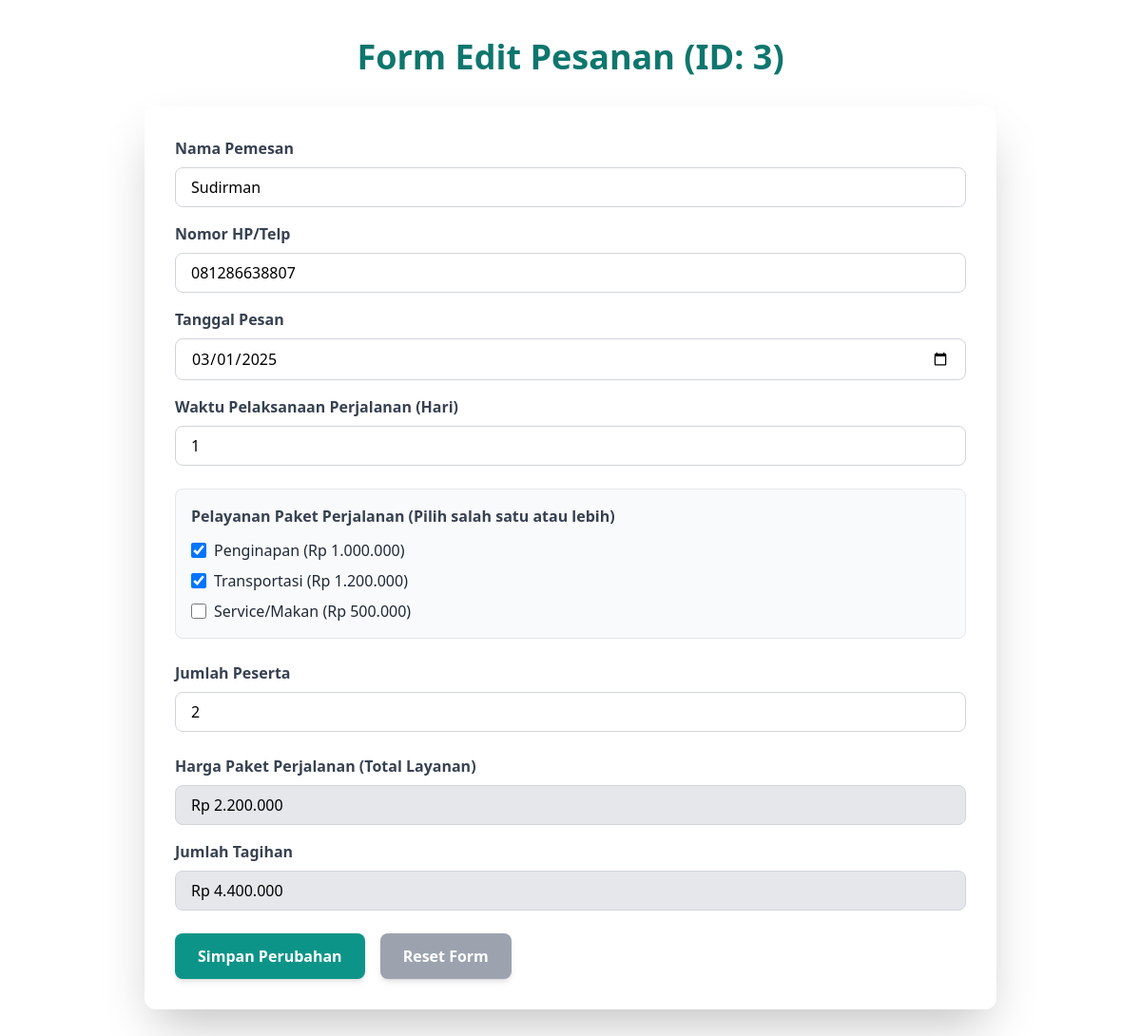
/tugas_capstone/edit_pesanan.php?id=3, run on the app's committed database.
### tables this page shows
CREATE TABLE pesanan (
     
    id_pesanan INT(11) NOT NULL AUTO_INCREMENT PRIMARY KEY,
    
     
    nama_pemesan VARCHAR(100) NOT NULL,
    nomor_hp VARCHAR(15) NOT NULL,
    
     
    tanggal_pesan DATE NOT NULL,
    waktu_hari INT(3) NOT NULL COMMENT 'Waktu Pelaksanaan Perjalanan (Hari)',
    
     
    penginapan CHAR(1) NOT NULL DEFAULT 'N' COMMENT 'Y=Pilih, N=Tidak Pilih',
    transportasi CHAR(1) NOT NULL DEFAULT 'N' COMMENT 'Y=Pilih, N=Tidak Pilih',
    service_makan CHAR(1) NOT NULL DEFAULT 'N' COMMENT 'Y=Pilih, N=Tidak Pilih (Service/Makan)',
    
    jumlah_peserta INT(5) NOT NULL,
    
     
    harga_paket BIGINT(20) NOT NULL COMMENT 'Total Biaya Layanan yang Dipilih',
    jumlah_tagihan BIGINT(20) NOT NULL COMMENT 'Total Tagihan (Hari x Peserta x Harga Paket)',
    
     
    tanggal_input TIMESTAMP DEFAULT CURRENT_TIMESTAMP
);

### tugas_capstone/edit_pesanan.php (the view, shortened to what this page needs)
<?php
include 'koneksi.php';
$id_pesanan = $_GET['id'];
$query_data = "SELECT * FROM pesanan WHERE id_pesanan = '$id_pesanan'";
$result_data = mysqli_query($koneksi, $query_data);
$data_lama = mysqli_fetch_assoc($result_data);
?>
<!DOCTYPE html>
<html lang="id">
<head>
    <script src="https://cdn.tailwindcss.com"></script>
</head>
<body>
    <section id="pemesanan-form" class="container mx-auto py-10 px-4">
        <h1 class="text-3xl sm:text-4xl font-bold text-teal-700 mb-8 text-center">Form Edit Pesanan (ID: <?= $id_pesanan ?>)</h1>
        <div class="max-w-4xl mx-auto bg-white p-6 sm:p-8 rounded-xl shadow-2xl">
            <form id="formPemesanan" method="POST" action="proses_edit.php" onsubmit="return validateForm()">
                <div class="mb-4">
                    <label for="nama" class="block text-gray-700 font-semibold mb-2">Nama Pemesan</label>
                    <input type="text" id="nama" name="nama_pemesan" class="w-full px-4 py-2 border border-gray-300 rounded-lg focus:ring-teal-500 focus:border-teal-500" required value="<?= htmlspecialchars($data_lama['nama_pemesan']) ?>">
                </div>
                <div class="mb-4">
                    <label for="hp" class="block text-gray-700 font-semibold mb-2">Nomor HP/Telp</label>
                    <input type="tel" id="hp" name="nomor_hp" class="w-full px-4 py-2 border border-gray-300 rounded-lg focus:ring-teal-500 focus:border-teal-500" required value="<?= htmlspecialchars($data_lama['nomor_hp']) ?>">
                </div>
                <div class="mb-4">
                    <label for="tgl_pesan" class="block text-gray-700 font-semibold mb-2">Tanggal Pesan</label>
                    <input type="date" id="tgl_pesan" name="tanggal_pesan" class="w-full px-4 py-2 border border-gray-300 rounded-lg focus:ring-teal-500 focus:border-teal-500" required value="<?= htmlspecialchars($data_lama['tanggal_pesan']) ?>">
                </div>
                <div class="mb-6">
                    <label for="waktu_perjalanan" class="block text-gray-700 font-semibold mb-2">Waktu Pelaksanaan Perjalanan (Hari)</label>
                    <input type="number" id="waktu_perjalanan" name="waktu_hari" min="1" class="w-full px-4 py-2 border border-gray-300 rounded-lg focus:ring-teal-500 focus:border-teal-500" required value="<?= htmlspecialchars($data_lama['waktu_hari']) ?>">
                </div>
                <div class="mb-6 border p-4 rounded-lg bg-gray-50">
                    <p class="block text-gray-700 font-semibold mb-3">Pelayanan Paket Perjalanan (Pilih salah satu atau lebih)</p>
                    <div class="space-y-2">
                        <label class="flex items-center text-gray-800">
                            <input type="checkbox" id="penginapan" name="layanan[]" value="Penginapan" class="w-4 h-4 text-teal-600 border-gray-300 rounded focus:ring-teal-500" data-harga="1000000" <?= ($data_lama['penginapan'] == 'Y') ? 'checked' : '' ?>>
                            <span class="ml-2">Penginapan (Rp 1.000.000)</span>
                        </label>
                        <label class="flex items-center text-gray-800">
                            <input type="checkbox" id="transportasi" name="layanan[]" value="Transportasi" class="w-4 h-4 text-teal-600 border-gray-300 rounded focus:ring-teal-500" data-harga="1200000" <?= ($data_lama['transportasi'] == 'Y') ? 'checked' : '' ?>>
                            <span class="ml-2">Transportasi (Rp 1.200.000)</span>
                        </label>
                        <label class="flex items-center text-gray-800">
                            <input type="checkbox" id="makan" name="layanan[]" value="Service/Makan" class="w-4 h-4 text-teal-600 border-gray-300 rounded focus:ring-teal-500" data-harga="500000" <?= ($data_lama['service_makan'] == 'Y') ? 'checked' : '' ?>>
                            <span class="ml-2">Service/Makan (Rp 500.000)</span>
                        </label>
                    </div>
                </div>
                <div class="mb-6">
                    <label for="jumlah_peserta" class="block text-gray-700 font-semibold mb-2">Jumlah Peserta</label>
                    <input type="number" id="jumlah_peserta" name="jumlah_peserta" min="1" class="w-full px-4 py-2 border border-gray-300 rounded-lg focus:ring-teal-500 focus:border-teal-500" required value="<?= htmlspecialchars($data_lama['jumlah_peserta']) ?>">
                </div>
                <div class="mb-4">
                    <label for="harga_paket" class="block text-gray-700 font-semibold mb-2">Harga Paket Perjalanan (Total Layanan)</label>
                    <input type="text" id="harga_paket" name="harga_paket_display" class="w-full px-4 py-2 bg-gray-200 border border-gray-300 rounded-lg" readonly value="<?= 'Rp ' . number_format($data_lama['harga_paket'], 0, ',', '.') ?>">
                </div>
                <div class="mb-6">
                    <label for="jumlah_tagihan" class="block text-gray-700 font-semibold mb-2">Jumlah Tagihan</label>
                    <input type="text" id="jumlah_tagihan" name="jumlah_tagihan_display" class="w-full px-4 py-2 bg-gray-200 border border-gray-300 rounded-lg" readonly value="<?= 'Rp ' . number_format($data_lama['jumlah_tagihan'], 0, ',', '.') ?>">
                </div>
                <div class="flex flex-col space-y-4 sm:flex-row sm:space-x-4 sm:space-y-0">
                    <button type="submit" class="w-full sm:w-auto bg-teal-600 text-white px-6 py-3 rounded-lg font-semibold hover:bg-teal-700 transition shadow-md">Simpan Perubahan</button>
                    <button type="reset" class="w-full sm:w-auto bg-gray-400 text-white px-6 py-3 rounded-lg font-semibold hover:bg-gray-500 transition shadow-md">Reset Form</button>
                </div>
            </form>
        </div>
    </section>
</body>
</html>

### data on the page
pesanan: nama_pemesan "Sudirman", nomor_hp "081286638807", tanggal_pesan "03/01/2025", waktu_hari "1", penginapan "☑", transportasi "☑", jumlah_peserta "2", harga_paket_display "Rp 2.200.000", jumlah_tagihan_display "Rp 4.400.000"

### other printed values
$id_pesanan "3"
